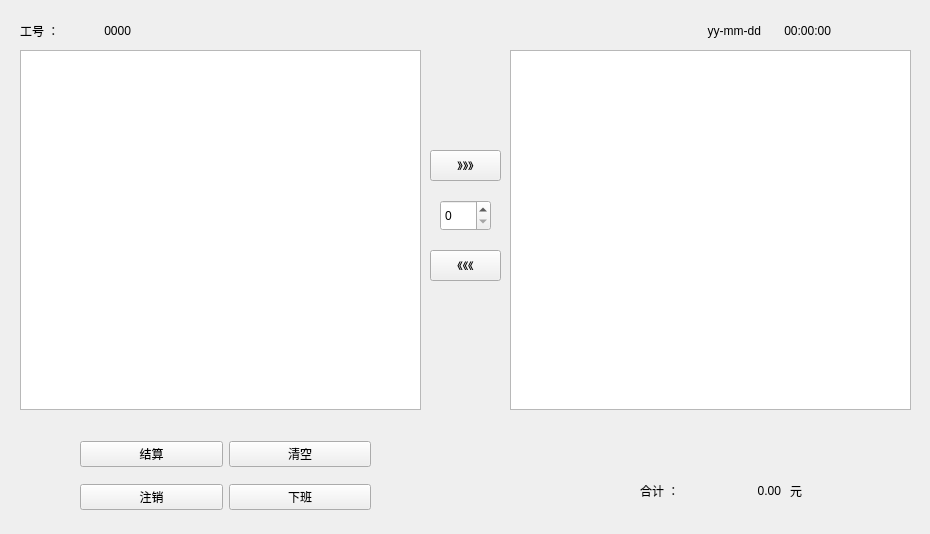
<?xml version="1.0" encoding="UTF-8"?>
<ui version="4.0">
 <class>simplecasherctrl</class>
 <widget class="QMainWindow" name="simplecasherctrl">
  <property name="geometry">
   <rect>
    <x>0</x>
    <y>0</y>
    <width>930</width>
    <height>534</height>
   </rect>
  </property>
  <property name="windowTitle">
   <string>MainWindow</string>
  </property>
  <widget class="QWidget" name="centralwidget">
   <widget class="QPushButton" name="reduceBtn">
    <property name="geometry">
     <rect>
      <x>430</x>
      <y>250</y>
      <width>71</width>
      <height>31</height>
     </rect>
    </property>
    <property name="text">
     <string>《《《</string>
    </property>
   </widget>
   <widget class="QLabel" name="label_3">
    <property name="geometry">
     <rect>
      <x>790</x>
      <y>470</y>
      <width>71</width>
      <height>41</height>
     </rect>
    </property>
    <property name="styleSheet">
     <string notr="true">font: 14pt &quot;Adobe Arabic&quot;;</string>
    </property>
    <property name="text">
     <string>元</string>
    </property>
   </widget>
   <widget class="QLabel" name="label_2">
    <property name="geometry">
     <rect>
      <x>20</x>
      <y>10</y>
      <width>71</width>
      <height>41</height>
     </rect>
    </property>
    <property name="styleSheet">
     <string notr="true">font: 14pt &quot;Adobe Arabic&quot;;</string>
    </property>
    <property name="text">
     <string>工号 ：</string>
    </property>
   </widget>
   <widget class="QPushButton" name="addBtn">
    <property name="geometry">
     <rect>
      <x>430</x>
      <y>150</y>
      <width>71</width>
      <height>31</height>
     </rect>
    </property>
    <property name="text">
     <string>》》》</string>
    </property>
   </widget>
   <widget class="QLabel" name="label">
    <property name="geometry">
     <rect>
      <x>640</x>
      <y>470</y>
      <width>71</width>
      <height>41</height>
     </rect>
    </property>
    <property name="styleSheet">
     <string notr="true">font: 14pt &quot;Adobe Arabic&quot;;</string>
    </property>
    <property name="text">
     <string>合计 ：</string>
    </property>
   </widget>
   <widget class="QSpinBox" name="spinBox">
    <property name="geometry">
     <rect>
      <x>440</x>
      <y>200</y>
      <width>51</width>
      <height>31</height>
     </rect>
    </property>
    <property name="styleSheet">
     <string notr="true">font: 12pt &quot;黑体&quot;;</string>
    </property>
   </widget>
   <widget class="QLabel" name="idLabel">
    <property name="geometry">
     <rect>
      <x>80</x>
      <y>10</y>
      <width>51</width>
      <height>41</height>
     </rect>
    </property>
    <property name="styleSheet">
     <string notr="true">font: 20pt &quot;Adobe Arabic&quot;;</string>
    </property>
    <property name="text">
     <string>0000</string>
    </property>
    <property name="alignment">
     <set>Qt::AlignRight|Qt::AlignTrailing|Qt::AlignVCenter</set>
    </property>
   </widget>
   <widget class="QLabel" name="moneyLabel">
    <property name="geometry">
     <rect>
      <x>720</x>
      <y>470</y>
      <width>61</width>
      <height>41</height>
     </rect>
    </property>
    <property name="styleSheet">
     <string notr="true">font: 20pt &quot;Adobe Arabic&quot;;</string>
    </property>
    <property name="text">
     <string>0.00</string>
    </property>
    <property name="alignment">
     <set>Qt::AlignRight|Qt::AlignTrailing|Qt::AlignVCenter</set>
    </property>
   </widget>
   <widget class="QLabel" name="dataLabel">
    <property name="geometry">
     <rect>
      <x>620</x>
      <y>10</y>
      <width>141</width>
      <height>41</height>
     </rect>
    </property>
    <property name="styleSheet">
     <string notr="true">font: 15pt &quot;Adobe Arabic&quot;;</string>
    </property>
    <property name="text">
     <string>yy-mm-dd</string>
    </property>
    <property name="alignment">
     <set>Qt::AlignRight|Qt::AlignTrailing|Qt::AlignVCenter</set>
    </property>
   </widget>
   <widget class="QLabel" name="timeLabel">
    <property name="geometry">
     <rect>
      <x>770</x>
      <y>10</y>
      <width>61</width>
      <height>41</height>
     </rect>
    </property>
    <property name="styleSheet">
     <string notr="true">font: 15pt &quot;Adobe Arabic&quot;;</string>
    </property>
    <property name="text">
     <string>00:00:00</string>
    </property>
    <property name="alignment">
     <set>Qt::AlignRight|Qt::AlignTrailing|Qt::AlignVCenter</set>
    </property>
   </widget>
   <widget class="QListWidget" name="listWidget">
    <property name="geometry">
     <rect>
      <x>20</x>
      <y>50</y>
      <width>401</width>
      <height>360</height>
     </rect>
    </property>
   </widget>
   <widget class="QListWidget" name="listWidget_2">
    <property name="geometry">
     <rect>
      <x>510</x>
      <y>50</y>
      <width>401</width>
      <height>360</height>
     </rect>
    </property>
   </widget>
   <widget class="QWidget" name="layoutWidget">
    <property name="geometry">
     <rect>
      <x>80</x>
      <y>430</y>
      <width>291</width>
      <height>91</height>
     </rect>
    </property>
    <layout class="QGridLayout" name="gridLayout">
     <item row="0" column="0">
      <widget class="QPushButton" name="pushButton">
       <property name="text">
        <string>结算</string>
       </property>
      </widget>
     </item>
     <item row="0" column="1">
      <widget class="QPushButton" name="pushButton_3">
       <property name="text">
        <string>清空</string>
       </property>
      </widget>
     </item>
     <item row="1" column="0">
      <widget class="QPushButton" name="pushButton_2">
       <property name="text">
        <string>注销</string>
       </property>
      </widget>
     </item>
     <item row="1" column="1">
      <widget class="QPushButton" name="pushButton_4">
       <property name="text">
        <string>下班</string>
       </property>
      </widget>
     </item>
    </layout>
   </widget>
  </widget>
 </widget>
 <resources/>
 <connections/>
</ui>
